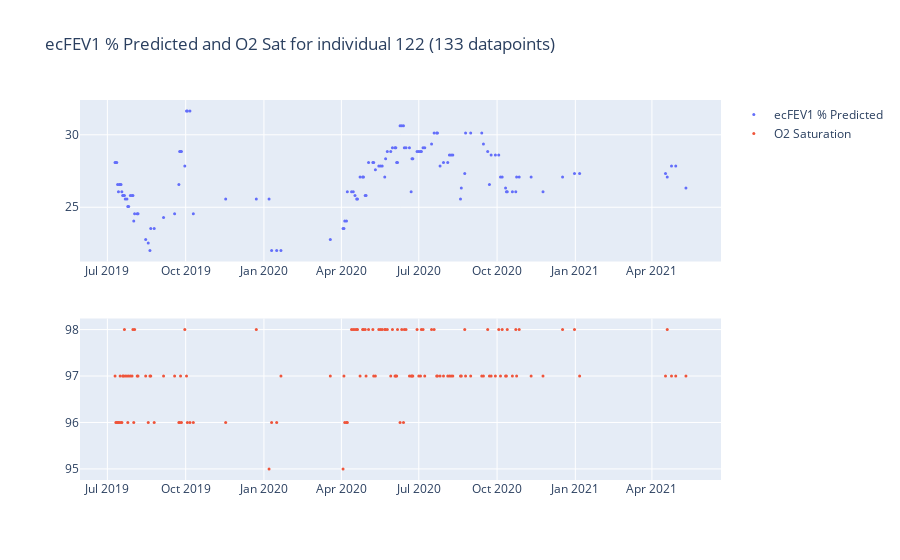
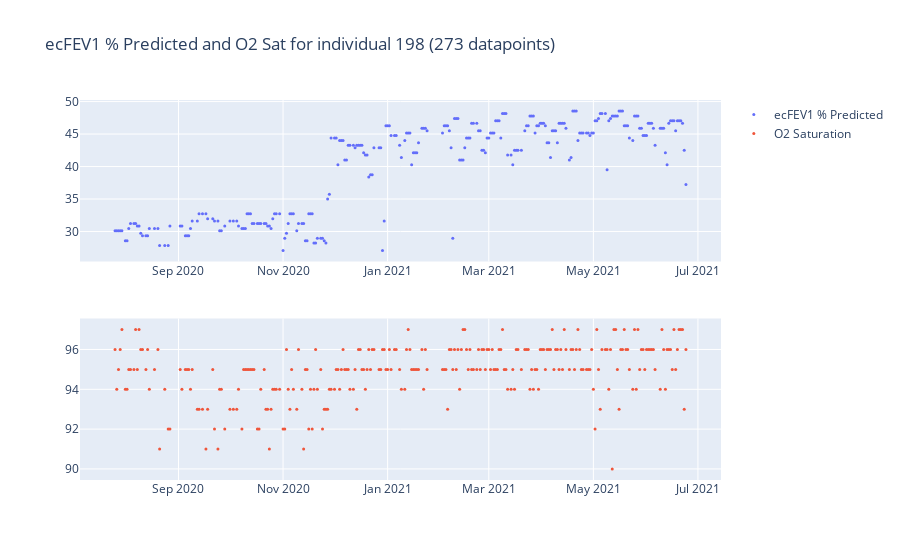
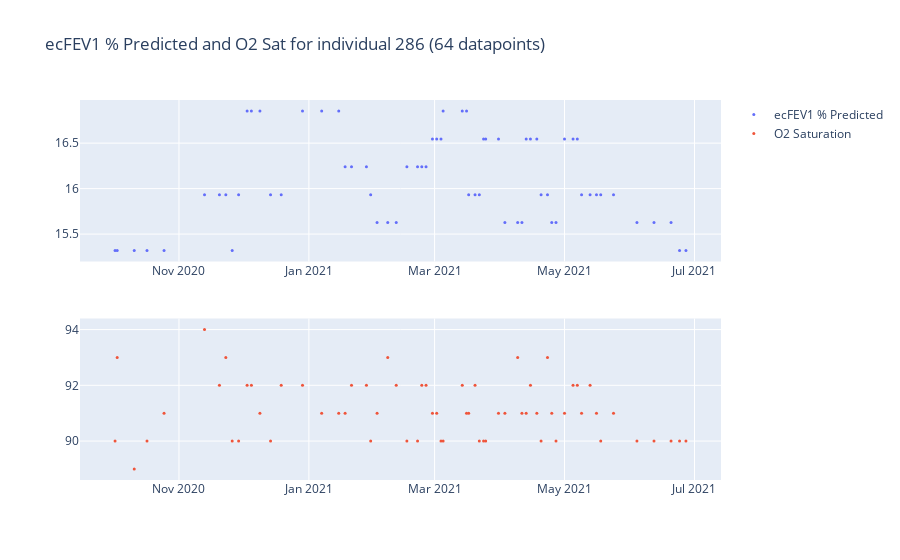

The notebook cell these images were saved under, in order:
### Code cell
# Plot FEV1 % Predicted with time for individual 122
plot_fev1_o2(df, ["122", "198", "286"])

### Figure 1 — Plotly figure (JSON) as saved in the notebook; plotly's stock layout.template omitted (floating-point values rounded to 4 significant figures; data arrays with more than 128 entries replaced by an {"elided": "..."} marker saying what was removed)
{"data": [{"line": {"width": 0.5}, "marker": {"size": 3}, "mode": "markers", "name": "ecFEV1 % Predicted", "type": "scatter", "x": {"elided": "133 str values"}, "xaxis": "x", "y": {"elided": "133 float values"}, "yaxis": "y"}, {"line": {"width": 0.5}, "marker": {"size": 3}, "mode": "markers", "name": "O2 Saturation", "type": "scatter", "x": {"elided": "133 str values"}, "xaxis": "x2", "y": {"elided": "133 int values"}, "yaxis": "y2"}], "layout": {"title": {"text": "ecFEV1 % Predicted and O2 Sat for individual 122 (133 datapoints)"}, "xaxis": {"anchor": "y", "domain": [0, 1]}, "xaxis2": {"anchor": "y2", "domain": [0, 1]}, "yaxis": {"anchor": "x", "domain": [0.575, 1]}, "yaxis2": {"anchor": "x2", "domain": [0, 0.425]}}}

### Figure 2 — Plotly figure (JSON) as saved in the notebook; plotly's stock layout.template omitted (floating-point values rounded to 4 significant figures; data arrays with more than 128 entries replaced by an {"elided": "..."} marker saying what was removed)
{"data": [{"line": {"width": 0.5}, "marker": {"size": 3}, "mode": "markers", "name": "ecFEV1 % Predicted", "type": "scatter", "x": {"elided": "273 str values"}, "xaxis": "x", "y": {"elided": "273 float values"}, "yaxis": "y"}, {"line": {"width": 0.5}, "marker": {"size": 3}, "mode": "markers", "name": "O2 Saturation", "type": "scatter", "x": {"elided": "273 str values"}, "xaxis": "x2", "y": {"elided": "273 int values"}, "yaxis": "y2"}], "layout": {"title": {"text": "ecFEV1 % Predicted and O2 Sat for individual 198 (273 datapoints)"}, "xaxis": {"anchor": "y", "domain": [0, 1]}, "xaxis2": {"anchor": "y2", "domain": [0, 1]}, "yaxis": {"anchor": "x", "domain": [0.575, 1]}, "yaxis2": {"anchor": "x2", "domain": [0, 0.425]}}}

### Figure 3 — Plotly figure (JSON) as saved in the notebook; plotly's stock layout.template omitted (floating-point values rounded to 4 significant figures)
{"data": [{"line": {"width": 0.5}, "marker": {"size": 3}, "mode": "markers", "name": "ecFEV1 % Predicted", "type": "scatter", "x": ["2020-10-02", "2020-10-03", "2020-10-11", "2020-10-17", "2020-10-25", "2020-11-13", "2020-11-20", "2020-11-23", "2020-11-26", "2020-11-29", "2020-12-03", "2020-12-05", "2020-12-09", "2020-12-14", "2020-12-19", "2020-12-29", "2021-01-07", "2021-01-15", "2021-01-18", "2021-01-21", "2021-01-28", "2021-01-30", "2021-02-02", "2021-02-07", "2021-02-11", "2021-02-16", "2021-02-21", "2021-02-23", "2021-02-25", "2021-02-28", "2021-03-02", "2021-03-04", "2021-03-05", "2021-03-14", "2021-03-16", "2021-03-17", "2021-03-20", "2021-03-22", "2021-03-24", "2021-03-25", "2021-03-31", "2021-04-03", "2021-04-09", "2021-04-11", "2021-04-13", "2021-04-15", "2021-04-18", "2021-04-20", "2021-04-23", "2021-04-25", "2021-04-27", "2021-05-01", "2021-05-05", "2021-05-07", "2021-05-09", "2021-05-13", "2021-05-16", "2021-05-18", "2021-05-24", "2021-06-04", "2021-06-12", "2021-06-20", "2021-06-24", "2021-06-27"], "xaxis": "x", "y": [15.32, 15.32, 15.32, 15.32, 15.32, 15.93, 15.93, 15.93, 15.32, 15.93, 16.85, 16.85, 16.85, 15.93, 15.93, 16.85, 16.85, 16.85, 16.24, 16.24, 16.24, 15.93, 15.63, 15.63, 15.63, 16.24, 16.24, 16.24, 16.24, 16.55, 16.55, 16.55, 16.85, 16.85, 16.85, 15.93, 15.93, 15.93, 16.55, 16.55, 16.55, 15.63, 15.63, 15.63, 16.55, 16.55, 16.55, 15.93, 15.93, 15.63, 15.63, 16.55, 16.55, 16.55, 15.93, 15.93, 15.93, 15.93, 15.93, 15.63, 15.63, 15.63, 15.32, 15.32], "yaxis": "y"}, {"line": {"width": 0.5}, "marker": {"size": 3}, "mode": "markers", "name": "O2 Saturation", "type": "scatter", "x": ["2020-10-02", "2020-10-03", "2020-10-11", "2020-10-17", "2020-10-25", "2020-11-13", "2020-11-20", "2020-11-23", "2020-11-26", "2020-11-29", "2020-12-03", "2020-12-05", "2020-12-09", "2020-12-14", "2020-12-19", "2020-12-29", "2021-01-07", "2021-01-15", "2021-01-18", "2021-01-21", "2021-01-28", "2021-01-30", "2021-02-02", "2021-02-07", "2021-02-11", "2021-02-16", "2021-02-21", "2021-02-23", "2021-02-25", "2021-02-28", "2021-03-02", "2021-03-04", "2021-03-05", "2021-03-14", "2021-03-16", "2021-03-17", "2021-03-20", "2021-03-22", "2021-03-24", "2021-03-25", "2021-03-31", "2021-04-03", "2021-04-09", "2021-04-11", "2021-04-13", "2021-04-15", "2021-04-18", "2021-04-20", "2021-04-23", "2021-04-25", "2021-04-27", "2021-05-01", "2021-05-05", "2021-05-07", "2021-05-09", "2021-05-13", "2021-05-16", "2021-05-18", "2021-05-24", "2021-06-04", "2021-06-12", "2021-06-20", "2021-06-24", "2021-06-27"], "xaxis": "x2", "y": [90, 93, 89, 90, 91, 94, 92, 93, 90, 90, 92, 92, 91, 90, 92, 92, 91, 91, 91, 92, 92, 90, 91, 93, 92, 90, 90, 92, 92, 91, 91, 90, 90, 92, 91, 91, 92, 90, 90, 90, 91, 91, 93, 91, 91, 92, 91, 90, 93, 91, 90, 91, 92, 92, 91, 92, 91, 90, 91, 90, 90, 90, 90, 90], "yaxis": "y2"}], "layout": {"title": {"text": "ecFEV1 % Predicted and O2 Sat for individual 286 (64 datapoints)"}, "xaxis": {"anchor": "y", "domain": [0, 1]}, "xaxis2": {"anchor": "y2", "domain": [0, 1]}, "yaxis": {"anchor": "x", "domain": [0.575, 1]}, "yaxis2": {"anchor": "x2", "domain": [0, 0.425]}}}
